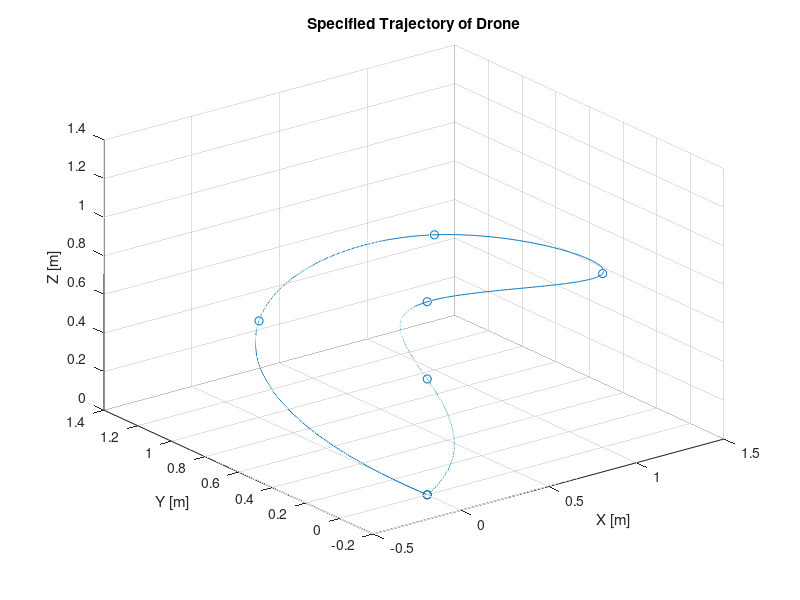
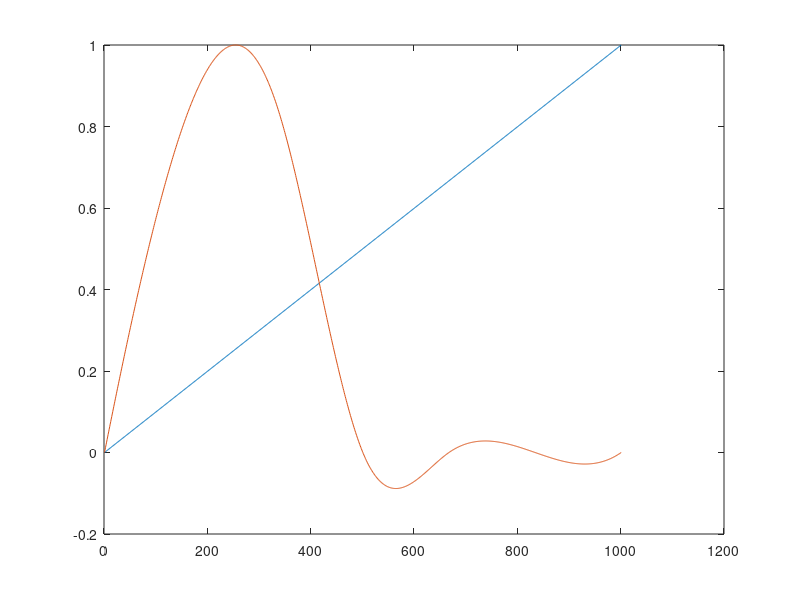

These figures' MATLAB source, in order:
clc;clear all ;close all;

waypoints = [0,0,0; 
            0,1,0.5; 
            1,1,0.7; 
            1,0,0.9; 
            0,0,1;
            0,0,0.6;
            0,0,0]';
N = 100;
total_time = 10; % total time in seconds
% dt = time/N;
% t = (0:N-1)*dt;
t = (0:length(waypoints)-1);
dt = total_time/max(t);
t = t*dt;
finess = 0.01; % The smaller the value, the finer the trajectory;

time_traj = max(t);
x = waypoints(1,:);
y = waypoints(2,:);
z = waypoints(3,:);
xq = 0:finess:max(t);

x_traj = spline(t,x,xq);

y_traj = spline(t,y,xq);
z_traj = spline(t,z,xq);

x_fin = x_traj(end);
y_fin = y_traj(end);



%%
% u_traj = diff(x_traj);
% u_traj = [u_traj(1) u_traj] / dt;
% %
% v_traj = diff(y_traj);
% v_traj = [v_traj(1) v_traj] / dt;
% %
% w_traj = diff(z_traj);
% w_traj = [w_traj(1) w_traj] / dt;
% 
% 
% x_traj = cat(1,x_traj, u_traj)';
% y_traj = cat(1,y_traj, v_traj)';
% z_traj = cat(1,z_traj, w_traj)';

%%

figure;
scatter3(x,y,z);
hold on;
plot3(x_traj,y_traj,z_traj)
hold off;
title("Specified Trajectory of Drone")
grid on;
xlabel("X [m]");
ylabel("Y [m]");
zlabel("Z [m]");

x_traj = cat(1,xq,x_traj)';
y_traj = cat(1,xq,y_traj)';
z_traj = cat(1,xq,z_traj)';

clearvars dt finess N t total_time x y z xq

figure, plot(y_traj(:,1)/max(y_traj(:,1))), hold on, plot(y_traj(:,2)/max(y_traj(:,2)))

